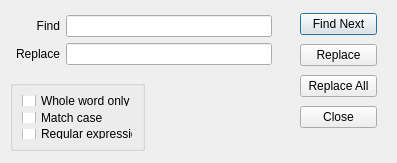
<?xml version="1.0" encoding="UTF-8"?>
<ui version="4.0">
 <class>FindDialog</class>
 <widget class="QDialog" name="FindDialog">
  <property name="geometry">
   <rect>
    <x>0</x>
    <y>0</y>
    <width>397</width>
    <height>163</height>
   </rect>
  </property>
  <property name="sizePolicy">
   <sizepolicy hsizetype="Fixed" vsizetype="Minimum">
    <horstretch>0</horstretch>
    <verstretch>0</verstretch>
   </sizepolicy>
  </property>
  <property name="windowTitle">
   <string>Find &amp; Replace</string>
  </property>
  <widget class="QWidget" name="">
   <property name="geometry">
    <rect>
     <x>300</x>
     <y>10</y>
     <width>77</width>
     <height>125</height>
    </rect>
   </property>
   <layout class="QVBoxLayout" name="verticalLayout">
    <item>
     <widget class="QPushButton" name="findNextButton">
      <property name="text">
       <string>Find Next</string>
      </property>
     </widget>
    </item>
    <item>
     <widget class="QPushButton" name="replaceButton">
      <property name="text">
       <string>Replace</string>
      </property>
     </widget>
    </item>
    <item>
     <widget class="QPushButton" name="replaceAllButton">
      <property name="text">
       <string>Replace All</string>
      </property>
     </widget>
    </item>
    <item>
     <widget class="QPushButton" name="closeButton">
      <property name="text">
       <string>Close</string>
      </property>
     </widget>
    </item>
   </layout>
  </widget>
  <widget class="QGroupBox" name="groupBox">
   <property name="geometry">
    <rect>
     <x>10</x>
     <y>80</y>
     <width>135</width>
     <height>71</height>
    </rect>
   </property>
   <property name="title">
    <string/>
   </property>
   <layout class="QVBoxLayout" name="verticalLayout_2">
    <item>
     <widget class="QCheckBox" name="wholeWordOnlycheckBox">
      <property name="sizePolicy">
       <sizepolicy hsizetype="Preferred" vsizetype="Preferred">
        <horstretch>0</horstretch>
        <verstretch>0</verstretch>
       </sizepolicy>
      </property>
      <property name="text">
       <string>Whole word only</string>
      </property>
      <property name="tristate">
       <bool>false</bool>
      </property>
     </widget>
    </item>
    <item>
     <widget class="QCheckBox" name="matchCaseCheckBox">
      <property name="text">
       <string>Match case</string>
      </property>
     </widget>
    </item>
    <item>
     <widget class="QCheckBox" name="regexCheckBox">
      <property name="text">
       <string>Regular expression</string>
      </property>
     </widget>
    </item>
   </layout>
  </widget>
  <widget class="QWidget" name="">
   <property name="geometry">
    <rect>
     <x>10</x>
     <y>10</y>
     <width>262</width>
     <height>60</height>
    </rect>
   </property>
   <layout class="QVBoxLayout" name="verticalLayout_4">
    <item>
     <layout class="QVBoxLayout" name="verticalLayout_3">
      <item>
       <layout class="QHBoxLayout" name="horizontalLayout">
        <item>
         <widget class="QLabel" name="findLabel">
          <property name="minimumSize">
           <size>
            <width>50</width>
            <height>0</height>
           </size>
          </property>
          <property name="text">
           <string>Find</string>
          </property>
          <property name="alignment">
           <set>Qt::AlignRight|Qt::AlignTrailing|Qt::AlignVCenter</set>
          </property>
          <property name="margin">
           <number>5</number>
          </property>
         </widget>
        </item>
        <item>
         <widget class="QLineEdit" name="FindLineEdit">
          <property name="minimumSize">
           <size>
            <width>200</width>
            <height>0</height>
           </size>
          </property>
         </widget>
        </item>
       </layout>
      </item>
      <item>
       <layout class="QHBoxLayout" name="horizontalLayout_2">
        <item>
         <widget class="QLabel" name="replaceLabel">
          <property name="minimumSize">
           <size>
            <width>50</width>
            <height>0</height>
           </size>
          </property>
          <property name="text">
           <string>Replace</string>
          </property>
          <property name="alignment">
           <set>Qt::AlignRight|Qt::AlignTrailing|Qt::AlignVCenter</set>
          </property>
          <property name="margin">
           <number>5</number>
          </property>
         </widget>
        </item>
        <item>
         <widget class="QLineEdit" name="replaceLineEdit"/>
        </item>
       </layout>
      </item>
     </layout>
    </item>
   </layout>
  </widget>
 </widget>
 <resources/>
 <connections/>
</ui>
